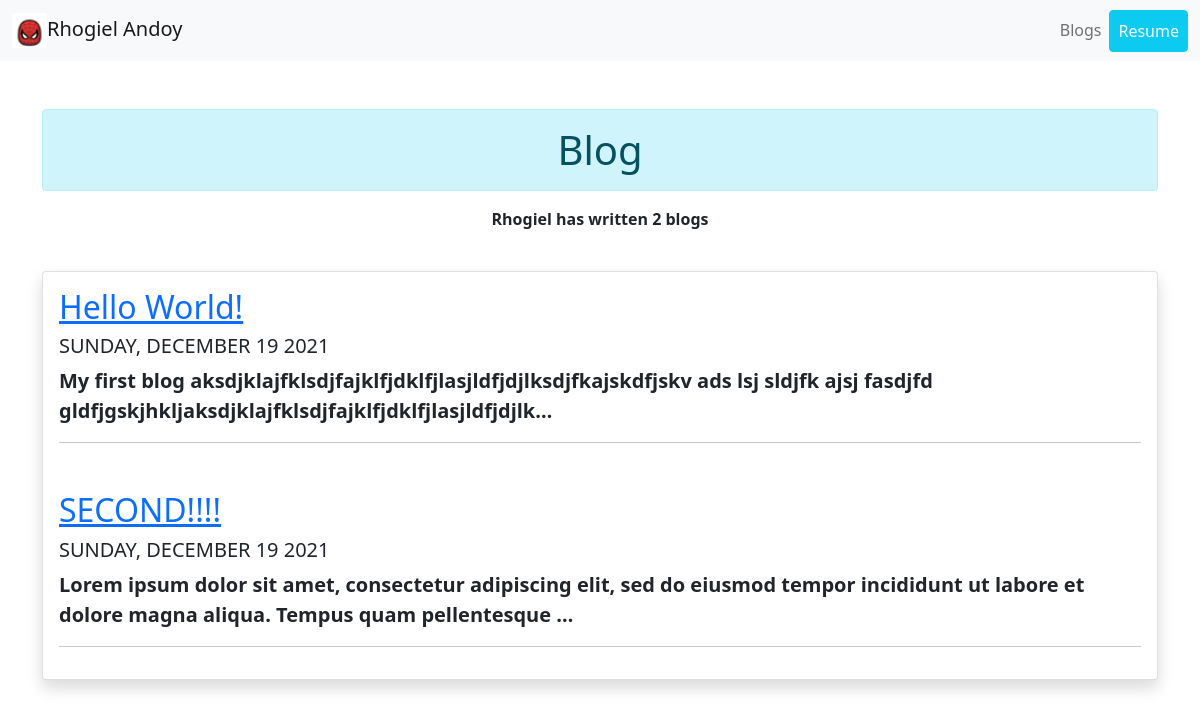
Screenshot of /blog/ with the database file from the repository.
### blog/models.py (models this page shows, shortened)
class Blog(models.Model):
    post_title = models.CharField(max_length=100)
    post_date = models.DateField(auto_now_add=True)
    post_desc = models.TextField()

### blog/views.py (the view)
# urls.py: path('', views.all_blogs, name='all_blogs'),
def all_blogs(request):
    blogs = Blog.objects.order_by('-post_date')[:5]
    count2 = Blog.objects.all()
    count = Blog.objects.count()
    if count > 1:
        count = str(count) + ' blogs'
    else:
        count = str(count) + ' blog'
    return render(request, 'blog/all_blogs.html', {'blogs': blogs, 'count': count, 'count2': count2})

### blog/templates/blog/all_blogs.html
{% extends 'portfolio/base.html' %}
{% block content %}
    <br>
    <br>
    <div class="container text-center">
        <h1 class="alert alert-info">Blog</h1>
        <p><b>Rhogiel has written {{ count2.count }} blog{{ count2.count|pluralize }}</b></p>
    </div>
    <br>
    <div class="container">
        <div class="card shadow">
            {% for blog in blogs %}
            <div class="card-body">
                <a href="{% url 'blog:details' blog.id %}"><h2>{{ blog.post_title }}</h2></a>
                <h5>{{ blog.post_date|date:'l, F d Y'|upper }}</h5>
                <p class="fs-5 fw-bolder">{{ blog.post_desc|truncatechars:150 }}</p>
                <hr>
            </div>
            {% endfor %}
        </div>
    </div>
{% endblock %}

### rows the page displays
Blog: post_title "Hello World!", post_date "SUNDAY, DECEMBER 19 2021", post_desc "My first blog aksdjklajfklsdjfajklfjdklfjlasjldfjdjlksdjfkajskdfjskv ads lsj sldjfk ajsj fasdjfd gldfjgskjhkljaksdjklajfklsdjfajklfjdklfjlasjldfjdjlk…"
Blog: post_title "SECOND!!!!", post_date "SUNDAY, DECEMBER 19 2021", post_desc "Lorem ipsum dolor sit amet, consectetur adipiscing elit, sed do eiusmod tempor incididunt ut labore et dolore magna aliqua. Tempus quam pellentesque …"

### other values shown
{{ count2.count }} "2"
